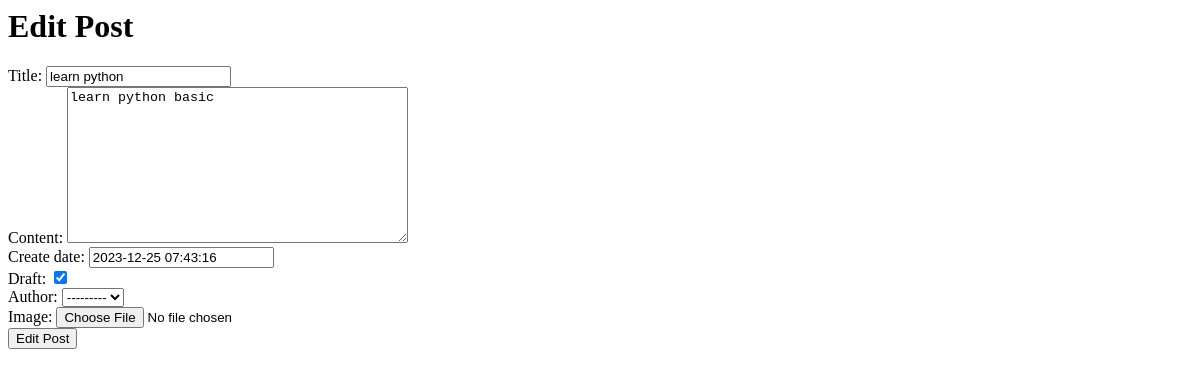
The app's page /blog/1/edit, older data.
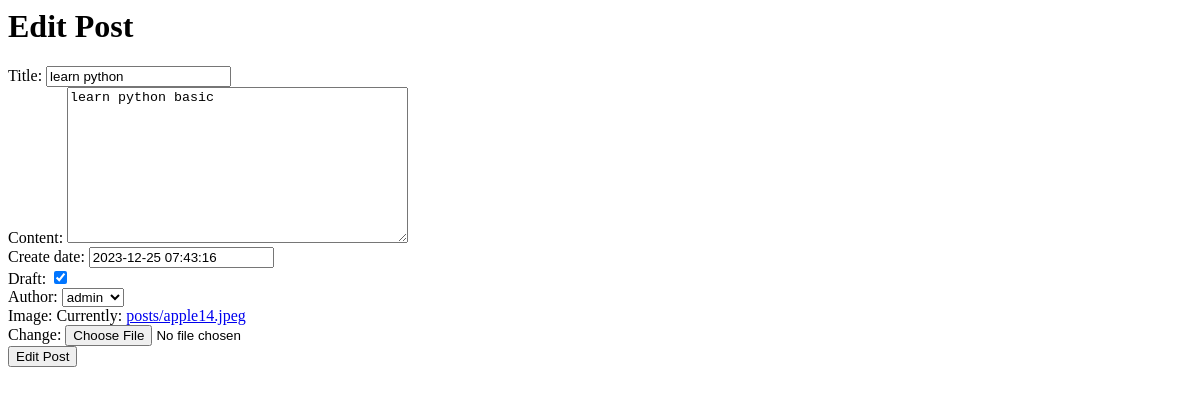
The same page, newer data.
### blog/models.py (models this page shows, shortened)
class Post(models.Model):
    title = models.CharField(max_length=100)
    content = models.TextField(max_length=30000)
    create_date = models.DateTimeField(default=timezone.now())
    draft = models.BooleanField(default=True)
    tags = TaggableManager()
    author = models.ForeignKey(User, on_delete=models.SET_NULL ,null=True, blank=True,related_name='post_user')
    image = models.ImageField(upload_to='posts')

### blog/views.py (the view)
# urls.py: path('blog/<int:pk>/edit', PostUpdate.as_view()),
class PostUpdate(UpdateView):
    model = Post
    fields = ['title','content','create_date','draft','tags','author','image']
    success_url ='/blog'
    template_name = 'blog/edit_post.html'

### blog/templates/blog/edit_post.html (shortened to what this page needs)
<h1> Edit Post </h1>
<form  method="post" enctype="multipart/form-data">
    {{form}}
<input type="submit" value="Edit Post">
</form>

Row changes from the older to the newer data that the page shows:
changed Post "learn python": author "---------" → "admin"
Text that changed along with them:
text no longer shown: "Title: Content: Create date: Draft: Author: Image:"
text now shown: "Title: Content: Create date: Draft: Author: Image: Currently: posts/apple14.jpeg Change:"
